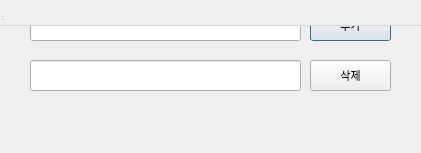
<?xml version="1.0" encoding="UTF-8"?>
<ui version="4.0">
 <class>MainWindow</class>
 <widget class="QDialog" name="MainWindow">
  <property name="geometry">
   <rect>
    <x>0</x>
    <y>0</y>
    <width>421</width>
    <height>153</height>
   </rect>
  </property>
  <property name="font">
   <font>
    <family>D2Coding</family>
    <pointsize>8</pointsize>
   </font>
  </property>
  <property name="windowTitle">
   <string>MainWindow</string>
  </property>
  <widget class="QWidget" name="centralwidget">
   <widget class="QPushButton" name="pushButton">
    <property name="geometry">
     <rect>
      <x>310</x>
      <y>10</y>
      <width>81</width>
      <height>31</height>
     </rect>
    </property>
    <property name="text">
     <string>추가</string>
    </property>
   </widget>
   <widget class="QPushButton" name="pushButton_2">
    <property name="geometry">
     <rect>
      <x>310</x>
      <y>60</y>
      <width>81</width>
      <height>31</height>
     </rect>
    </property>
    <property name="text">
     <string>삭제</string>
    </property>
   </widget>
   <widget class="QLineEdit" name="info_line">
    <property name="geometry">
     <rect>
      <x>30</x>
      <y>10</y>
      <width>271</width>
      <height>31</height>
     </rect>
    </property>
   </widget>
   <widget class="QLineEdit" name="lineEdit_2">
    <property name="geometry">
     <rect>
      <x>30</x>
      <y>60</y>
      <width>271</width>
      <height>31</height>
     </rect>
    </property>
   </widget>
  </widget>
  <widget class="QMenuBar" name="menubar">
   <property name="geometry">
    <rect>
     <x>0</x>
     <y>0</y>
     <width>421</width>
     <height>26</height>
    </rect>
   </property>
  </widget>
  <widget class="QStatusBar" name="statusbar"/>
 </widget>
 <resources/>
 <connections/>
</ui>
